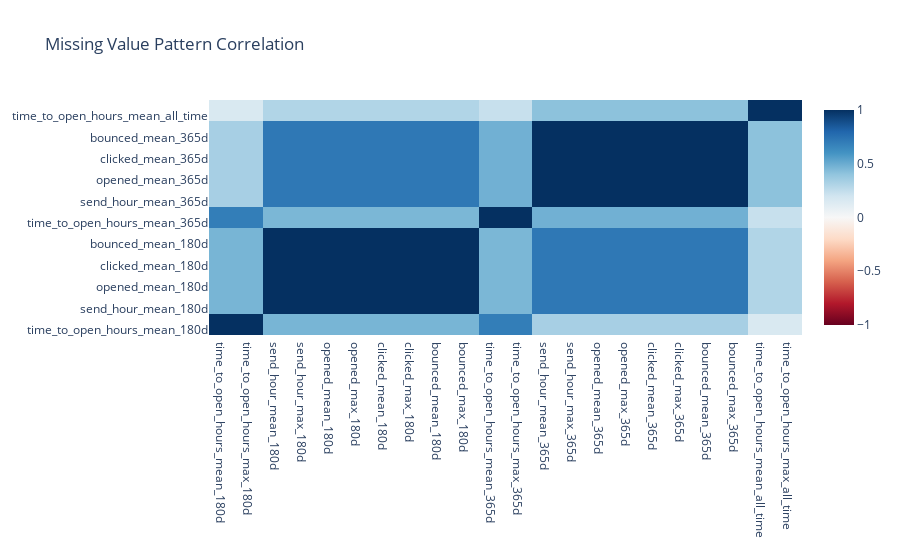

Source (notebook cell):
### Markdown cell above
## 3.6 Missing Value Patterns

**📖 How to Read the Correlation Heatmap:**
- **Correlation = 1.0**: Columns always missing together (same rows)
- **Correlation > 0.5**: Strong pattern - investigate the relationship
- **Correlation ≈ 0**: Independent missing patterns (MCAR likely)

### Code cell
missing_matrix = df.isnull()
missing_correlations = missing_matrix.corr()

cols_with_missing = [col for col in df.columns if df[col].isnull().any()]
if len(cols_with_missing) > 1:
    print("Missing Value Correlations (MCAR vs MAR analysis):")
    fig = charts.heatmap(
        missing_correlations.loc[cols_with_missing, cols_with_missing].values,
        x_labels=cols_with_missing,
        y_labels=cols_with_missing,
        title="Missing Value Pattern Correlation"
    )
    display_figure(fig)

### Figure 1 — Plotly figure (JSON) as saved in the notebook; plotly's stock layout.template omitted (floating-point values rounded to 4 significant figures; data arrays with more than 128 entries replaced by an {"elided": "..."} marker saying what was removed)
{"data": [{"colorscale": [[0, "rgb(103,0,31)"], [0.1, "rgb(178,24,43)"], [0.2, "rgb(214,96,77)"], [0.3, "rgb(244,165,130)"], [0.4, "rgb(253,219,199)"], [0.5, "rgb(247,247,247)"], [0.6, "rgb(209,229,240)"], [0.7, "rgb(146,197,222)"], [0.8, "rgb(67,147,195)"], [0.9, "rgb(33,102,172)"], [1, "rgb(5,48,97)"]], "type": "heatmap", "x": ["time_to_open_hours_mean_180d", "time_to_open_hours_max_180d", "send_hour_mean_180d", "send_hour_max_180d", "opened_mean_180d", "opened_max_180d", "clicked_mean_180d", "clicked_max_180d", "bounced_mean_180d", "bounced_max_180d", "time_to_open_hours_mean_365d", "time_to_open_hours_max_365d", "send_hour_mean_365d", "send_hour_max_365d", "opened_mean_365d", "opened_max_365d", "clicked_mean_365d", "clicked_max_365d", "bounced_mean_365d", "bounced_max_365d", "time_to_open_hours_mean_all_time", "time_to_open_hours_max_all_time"], "y": ["time_to_open_hours_mean_180d", "time_to_open_hours_max_180d", "send_hour_mean_180d", "send_hour_max_180d", "opened_mean_180d", "opened_max_180d", "clicked_mean_180d", "clicked_max_180d", "bounced_mean_180d", "bounced_max_180d", "time_to_open_hours_mean_365d", "time_to_open_hours_max_365d", "send_hour_mean_365d", "send_hour_max_365d", "opened_mean_365d", "opened_max_365d", "clicked_mean_365d", "clicked_max_365d", "bounced_mean_365d", "bounced_max_365d", "time_to_open_hours_mean_all_time", "time_to_open_hours_max_all_time"], "z": {"elided": "22x22 float values"}, "zmid": 0}], "layout": {"height": 550, "title": {"text": "Missing Value Pattern Correlation"}}}
